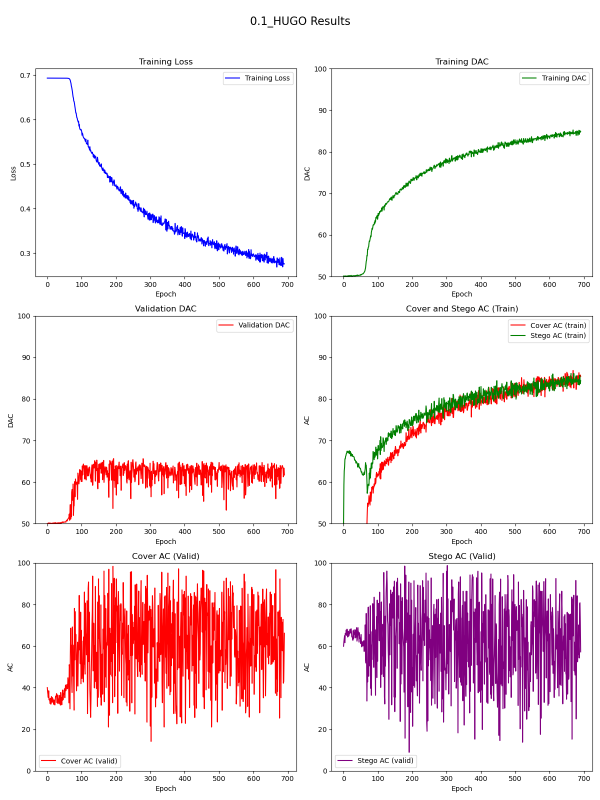
#> input picture 0.1_HUGO_result.png, 1200 x 1600 px (shown at 1/2 size); its folder holds 4 pictures in this run
$ python crop.py
#> lines starting #> are read from the running program, lines starting #| are printed output that depends on the picture
import cv2
import numpy as np
import matplotlib.pyplot as plt
alg = ['HUGO', 'LSB', 'WOW', 'SUNIWARD']
i_path = [0.1, 0.2, 0.3, 0.4]

for i in i_path:
    for i2 in alg:
        file_path = f'{i}_{i2}_result.png'
        image = cv2.imread(file_path)
#> image is the input picture: shape (1600, 1200, 3); mean B, G, R 233.7, 229, 244.6
        image_numpy = np.array(image)
        crop_image = image_numpy[100:1122, 100:1400, :]
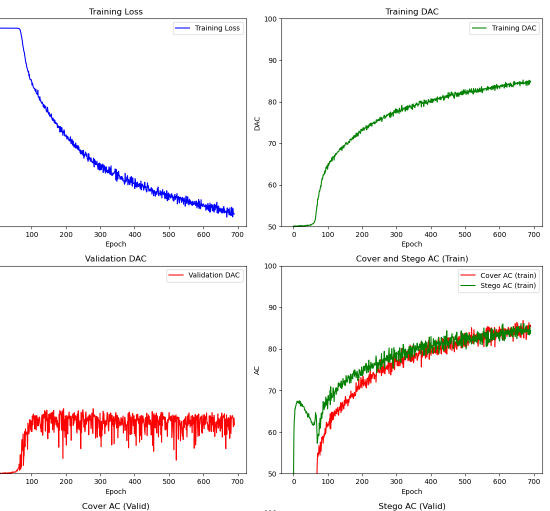
#> crop_image: shape (1022, 1100, 3) (shown at 1/2 size); mean B, G, R 244.5, 244.7, 247.7
#> (the run stopped early here; a loop or call above may not have finished)
